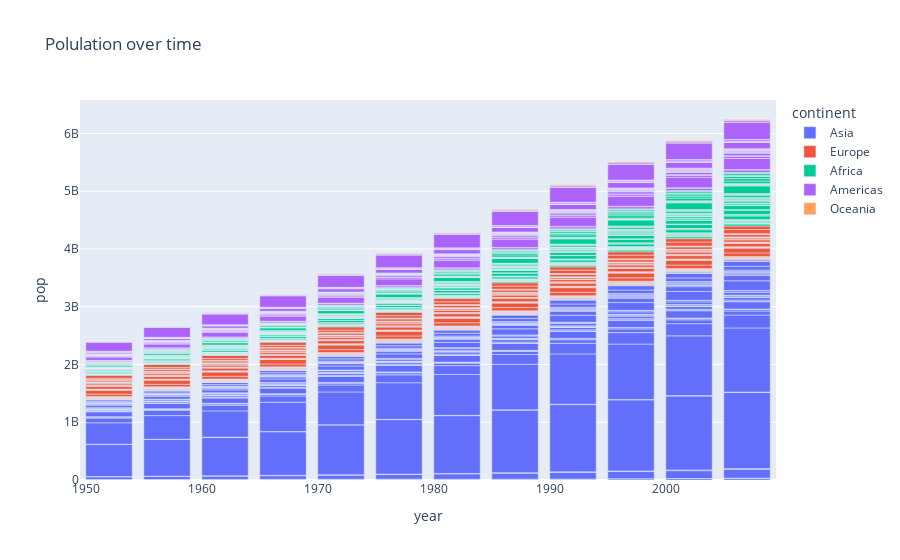

Notebook code for this chart:
### Code cell
# Bar plot
px.bar(df, x = 'year' , y = 'pop', color = 'continent', title = 'Polulation over time')

### Figure 1 — Plotly figure (JSON) as saved in the notebook; plotly's stock layout.template omitted (floating-point values rounded to 4 significant figures; data arrays with more than 128 entries replaced by an {"elided": "..."} marker saying what was removed)
{"data": [{"alignmentgroup": "True", "hovertemplate": "continent=Asia<br>year=%{x}<br>pop=%{y}<extra></extra>", "legendgroup": "Asia", "marker": {"color": "#636efa", "pattern": {"shape": ""}}, "name": "Asia", "offsetgroup": "Asia", "orientation": "v", "showlegend": true, "textposition": "auto", "type": "bar", "x": {"elided": "396 int values"}, "xaxis": "x", "y": {"elided": "396 int values"}, "yaxis": "y"}, {"alignmentgroup": "True", "hovertemplate": "continent=Europe<br>year=%{x}<br>pop=%{y}<extra></extra>", "legendgroup": "Europe", "marker": {"color": "#EF553B", "pattern": {"shape": ""}}, "name": "Europe", "offsetgroup": "Europe", "orientation": "v", "showlegend": true, "textposition": "auto", "type": "bar", "x": {"elided": "360 int values"}, "xaxis": "x", "y": {"elided": "360 int values"}, "yaxis": "y"}, {"alignmentgroup": "True", "hovertemplate": "continent=Africa<br>year=%{x}<br>pop=%{y}<extra></extra>", "legendgroup": "Africa", "marker": {"color": "#00cc96", "pattern": {"shape": ""}}, "name": "Africa", "offsetgroup": "Africa", "orientation": "v", "showlegend": true, "textposition": "auto", "type": "bar", "x": {"elided": "624 int values"}, "xaxis": "x", "y": {"elided": "624 int values"}, "yaxis": "y"}, {"alignmentgroup": "True", "hovertemplate": "continent=Americas<br>year=%{x}<br>pop=%{y}<extra></extra>", "legendgroup": "Americas", "marker": {"color": "#ab63fa", "pattern": {"shape": ""}}, "name": "Americas", "offsetgroup": "Americas", "orientation": "v", "showlegend": true, "textposition": "auto", "type": "bar", "x": {"elided": "300 int values"}, "xaxis": "x", "y": {"elided": "300 int values"}, "yaxis": "y"}, {"alignmentgroup": "True", "hovertemplate": "continent=Oceania<br>year=%{x}<br>pop=%{y}<extra></extra>", "legendgroup": "Oceania", "marker": {"color": "#FFA15A", "pattern": {"shape": ""}}, "name": "Oceania", "offsetgroup": "Oceania", "orientation": "v", "showlegend": true, "textposition": "auto", "type": "bar", "x": [1952, 1957, 1962, 1967, 1972, 1977, 1982, 1987, 1992, 1997, 2002, 2007, 1952, 1957, 1962, 1967, 1972, 1977, 1982, 1987, 1992, 1997, 2002, 2007], "xaxis": "x", "y": [8691212, 9712569, 10794968, 11872264, 13177000, 14074100, 15184200, 16257249, 17481977, 18565243, 19546792, 20434176, 1994794, 2229407, 2488550, 2728150, 2929100, 3164900, 3210650, 3317166, 3437674, 3676187, 3908037, 4115771], "yaxis": "y"}], "layout": {"barmode": "relative", "legend": {"title": {"text": "continent"}, "tracegroupgap": 0}, "title": {"text": "Polulation over time"}, "xaxis": {"anchor": "y", "domain": [0, 1], "title": {"text": "year"}}, "yaxis": {"anchor": "x", "domain": [0, 1], "title": {"text": "pop"}}}}
